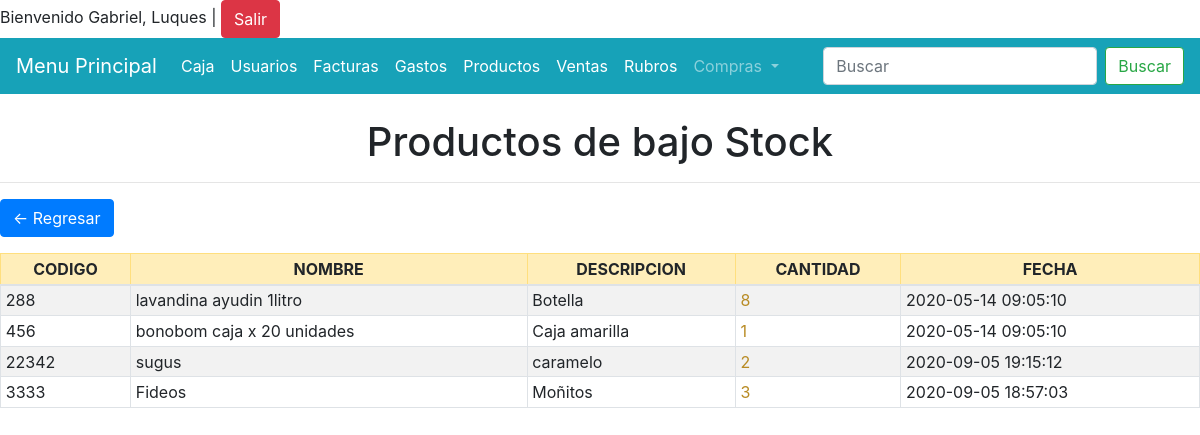
Screenshot of /productos/stockminimo.php (signed in) with the database file from the repository.
### tables this page shows
CREATE TABLE `productos` (
  `idproducto` int(11) NOT NULL,
  `producto` varchar(100) NOT NULL,
  `descripcion` text NOT NULL,
  `codigo` text NOT NULL,
  `stock` int(10) NOT NULL,
  `preciocompra` decimal(9,2) NOT NULL,
  `precioventa` decimal(9,2) NOT NULL,
  `fechaproducto` datetime NOT NULL,
  `idrubro` int(11) NOT NULL,
  `idusuario` int(11) NOT NULL
);

### conexion.php (called while the page is built, shortened)
<?php
     class conexion{
         public function __construct() {
             $this->con=new mysqli("localhost","root","","negocio");
         }
     }
?>

### productos/class.php (the view, shortened to what this page needs)
<?php
include '../conexion.php';
            ?>
            <?php
   class stockminimo extends conexion{
       public function valordestock() {
           $this->consulta= $this->con->query("SELECT * FROM productos WHERE stock BETWEEN '1' AND '10'");
           while ($this->registros= $this->consulta->fetch_array()){
           ?>
           <tr>
                <td><?php echo $this->registros['codigo']; ?></td>
                <td><?php echo $this->registros['producto']; ?></td>
                <td><?php echo $this->registros['descripcion']; ?></td>
                <td style="color: #B88B24"><?php echo $this->registros['stock']; ?></td>
                <td><?php echo $this->registros['fechaproducto']; ?></td>
            </tr>
            <?php
            }
       }
   }
?>

### rows the page displays
productos: codigo "288", producto "lavandina ayudin 1litro", descripcion "Botella", stock "8", fechaproducto "2020-05-14 09:05:10"
productos: codigo "456", producto "bonobom caja x 20 unidades", descripcion "Caja amarilla", stock "1", fechaproducto "2020-05-14 09:05:10"
productos: codigo "22342", producto "sugus", descripcion "caramelo", stock "2", fechaproducto "2020-09-05 19:15:12"
productos: codigo "3333", producto "Fideos", descripcion "Moñitos", stock "3", fechaproducto "2020-09-05 18:57:03"

### other values shown
$_SESSION['nom'] "Gabriel, Luques"
